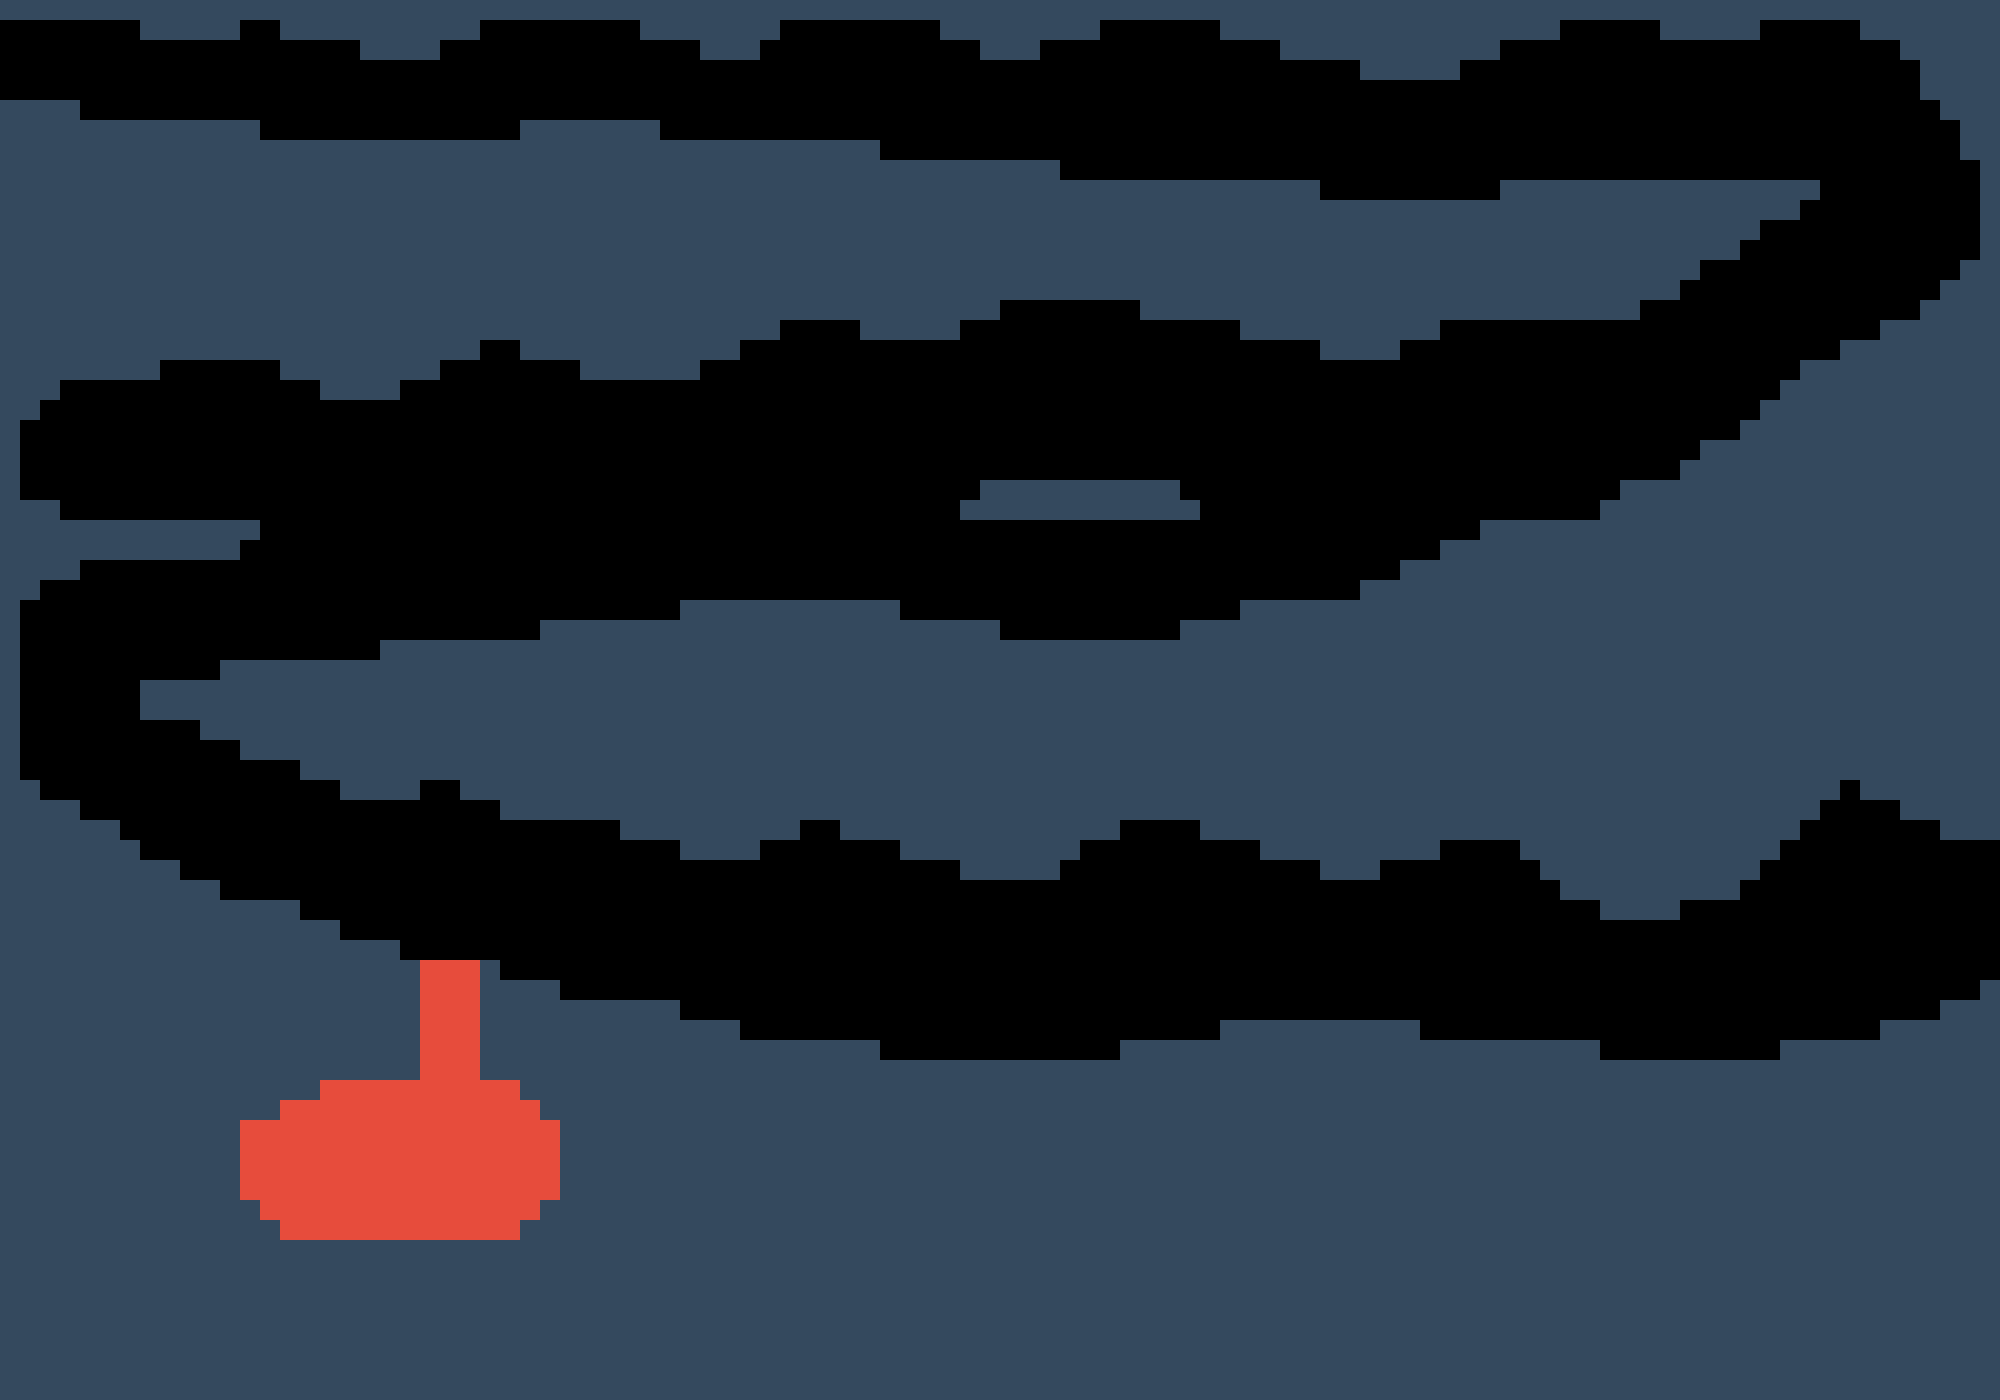

Rendered tile map (Tiled .tmx) drawn with the repository's tilesets; below, a short description and the map source with its tile grids summarised:
An orthogonal 100x70 tile map with 20x20 px tiles, 1 tile layer (Tile Layer 1), 1 hidden layer not drawn and 15 objects.

<map version="1.0" orientation="orthogonal" width="100" height="70" tilewidth="20" tileheight="20">
 <tileset firstgid="1" name="tileset" tilewidth="20" tileheight="20">
  <image source="../img/world/tileset.png" width="60" height="20" />
 </tileset>
 <layer name="Tile Layer 1" width="100" height="70">
  <data>[7000 cells, 4390 non-empty, 2 distinct tile ids]</data>
 </layer>
 <layer name="coins" width="100" height="70" visible="0">
  <data>[7000 cells, 17 non-empty, 1 distinct tile ids]</data>
 </layer>
 <objectgroup name="Object Layer 1" width="100" height="70">
  <object gid="3" x="1032" y="127" />
  <object gid="3" x="1256" y="154" />
  <object gid="3" x="1597" y="144" />
  <object gid="3" x="1814" y="137" />
  <object gid="3" x="1143" y="458" />
  <object gid="3" x="1071" y="432" />
  <object gid="3" x="1014" y="456" />
  <object gid="3" x="722" y="565" />
  <object gid="3" x="715" y="516" />
  <object gid="3" x="726" y="466" />
  <object gid="3" x="470" y="599" />
  <object gid="3" x="286" y="618" />
  <object gid="3" x="783" y="997" />
  <object gid="3" x="1122" y="960" />
  <object gid="3" x="441" y="935" />
 </objectgroup>
</map>